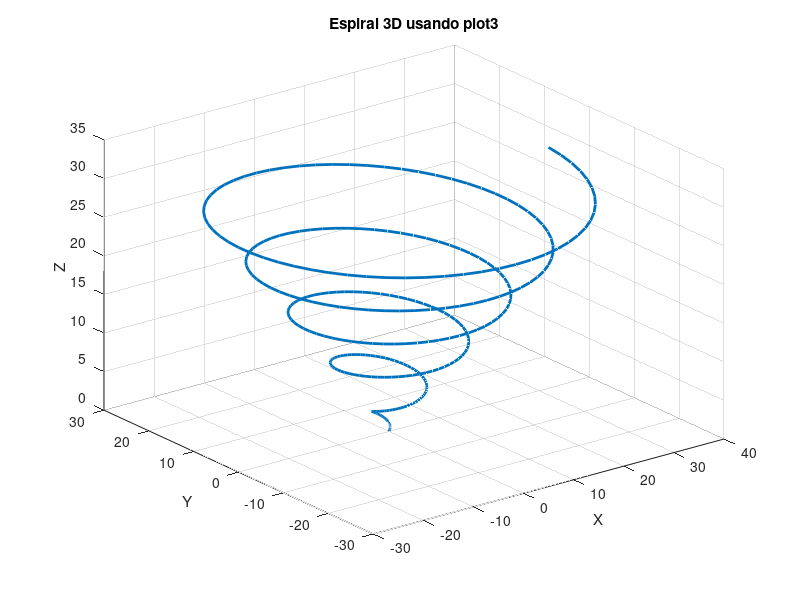

Recreate this plot in MATLAB.
%Ejercicios Graficos 3D
%% 1. Crea una espiral en 3D usando las ecuaciones paramétricas 
% x=t·cos(t), y=t·sin(t), z=t Usa plot3 para visualizar la curva. 

 t = 0:0.1:10*pi;

 x = t .* cos(t);
 y = t .* sin(t);
 z = t;

figure
plot3(x, y, z, 'LineWidth', 2)
grid on
xlabel('X')
ylabel('Y')
zlabel('Z')
title('Espiral 3D usando plot3')